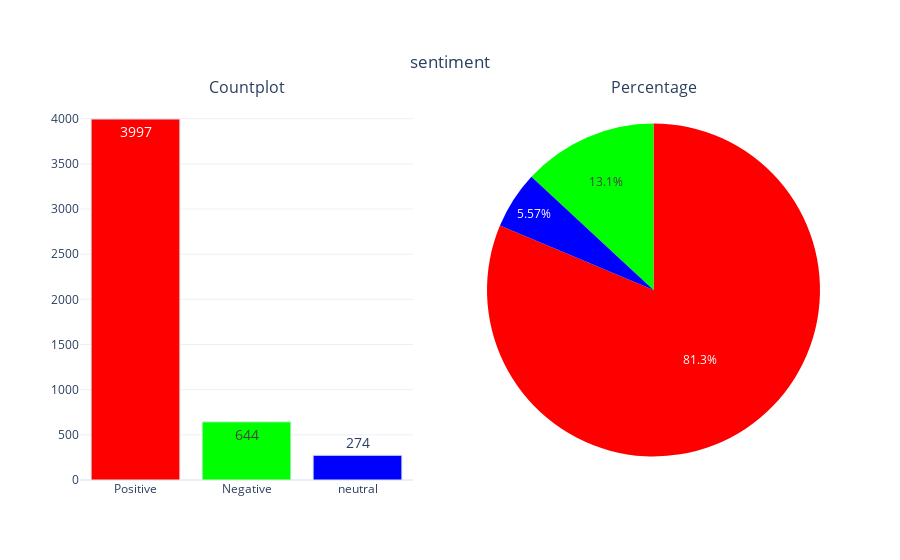

Source (notebook cell):
### Code cell
categorical_variable_summary(df,'sentiment')

### Figure 1 — Plotly figure (JSON) as saved in the notebook; plotly's stock layout.template omitted (floating-point values rounded to 4 significant figures)
{"data": [{"marker": {"color": ["#FF0000", "#00FF00", "#0000FF", "#FFFF00", " #FF00FF"], "line": {"color": "#DBE6EC", "width": 1}}, "name": "sentiment", "showlegend": false, "text": ["3997", "644", "274"], "textfont": {"size": 14}, "textposition": "auto", "type": "bar", "x": ["Positive", "Negative", "neutral"], "xaxis": "x", "y": [3997, 644, 274], "yaxis": "y"}, {"domain": {"x": [0.55, 1], "y": [0, 1]}, "labels": ["Positive", "Negative", "neutral"], "marker": {"colors": ["#FF0000", "#00FF00", "#0000FF", "#FFFF00", " #FF00FF"]}, "name": "sentiment", "showlegend": false, "textposition": "auto", "type": "pie", "values": [3997, 644, 274]}], "layout": {"annotations": [{"font": {"size": 16}, "showarrow": false, "text": "Countplot", "x": 0.225, "xanchor": "center", "xref": "paper", "y": 1, "yanchor": "bottom", "yref": "paper"}, {"font": {"size": 16}, "showarrow": false, "text": "Percentage", "x": 0.775, "xanchor": "center", "xref": "paper", "y": 1, "yanchor": "bottom", "yref": "paper"}], "title": {"text": "sentiment", "x": 0.5, "xanchor": "center", "y": 0.9, "yanchor": "top"}, "xaxis": {"anchor": "y", "domain": [0, 0.45]}, "yaxis": {"anchor": "x", "domain": [0, 1]}}}
